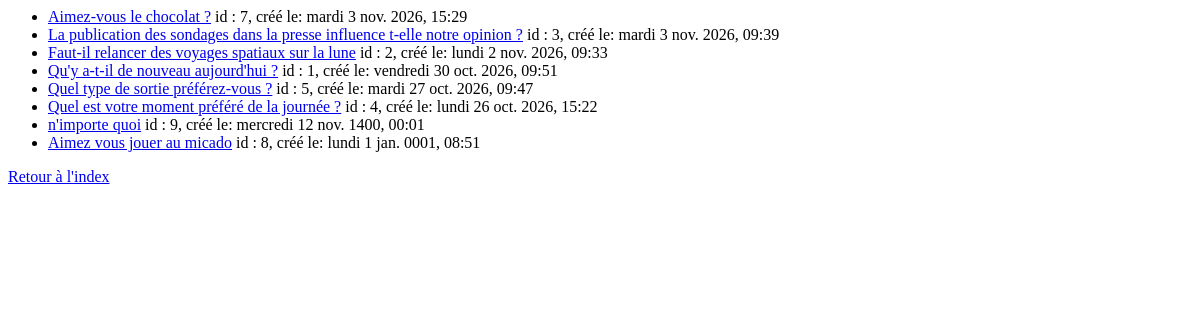
The page /polls/all/ on the database as committed earlier.
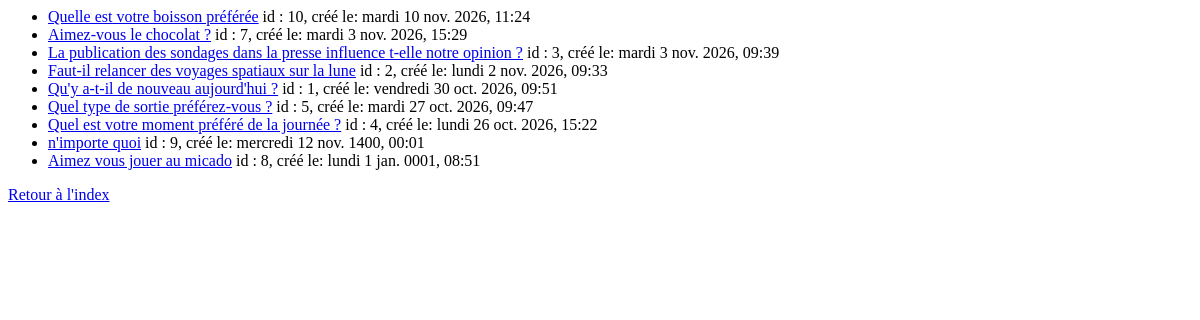
The same page on the database as committed later.
### polls/models.py (models this page shows, shortened)
class Question(models.Model):
    question_text = models.CharField(max_length=200)
    pub_date = models.DateTimeField("date published")

### polls/views.py (the view)
# urls.py: path("all/", views.AllView.as_view(), name="all"),
class AllView(IndexView):
    template_name = "polls/all.html"
    def get_queryset(self):
        return Question.objects.order_by("-pub_date")

### polls/views.py (called while the page is built)
    def get_context_data(self, **kwargs):
        context = super().get_context_data(**kwargs)
        context["title"] = "Application de sondages"
        return context

### polls/templates/polls/all.html
{% if latest_question_list %}
    <ul>
    {% for question in latest_question_list %}
        <li><a href="{% url 'polls:detail' question.id %}">{{ question.question_text }}</a> id : {{question.id}}, créé le: {{question.pub_date | date:"l j N Y, H:i"}}</li>
    {% endfor %}
    </ul>
{% else %}
    <p>No polls are available.</p>
{% endif %}
<a href="{% url 'polls:index' %}">Retour à l'index </a>

Rows that differ between the two databases and show on the page:
added Question: question_text "Quelle est votre boisson préférée", id "10", pub_date "mardi 10 nov. 2026, 11:24"
